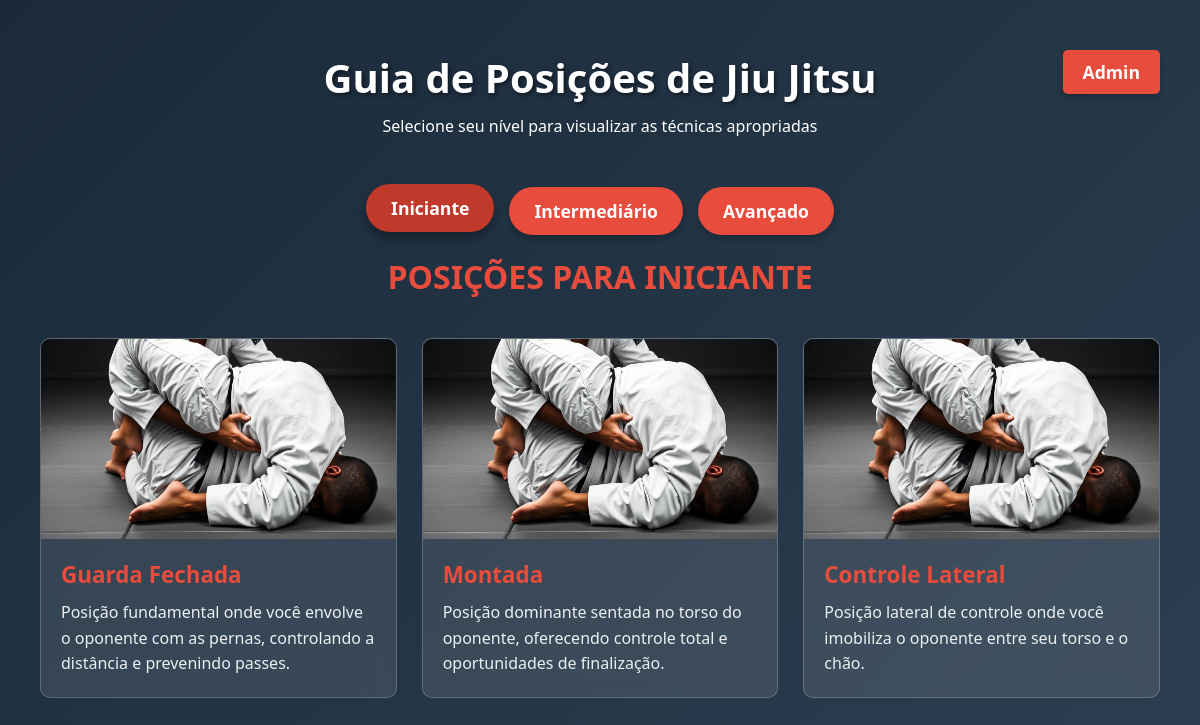
Before: / with the older database file.
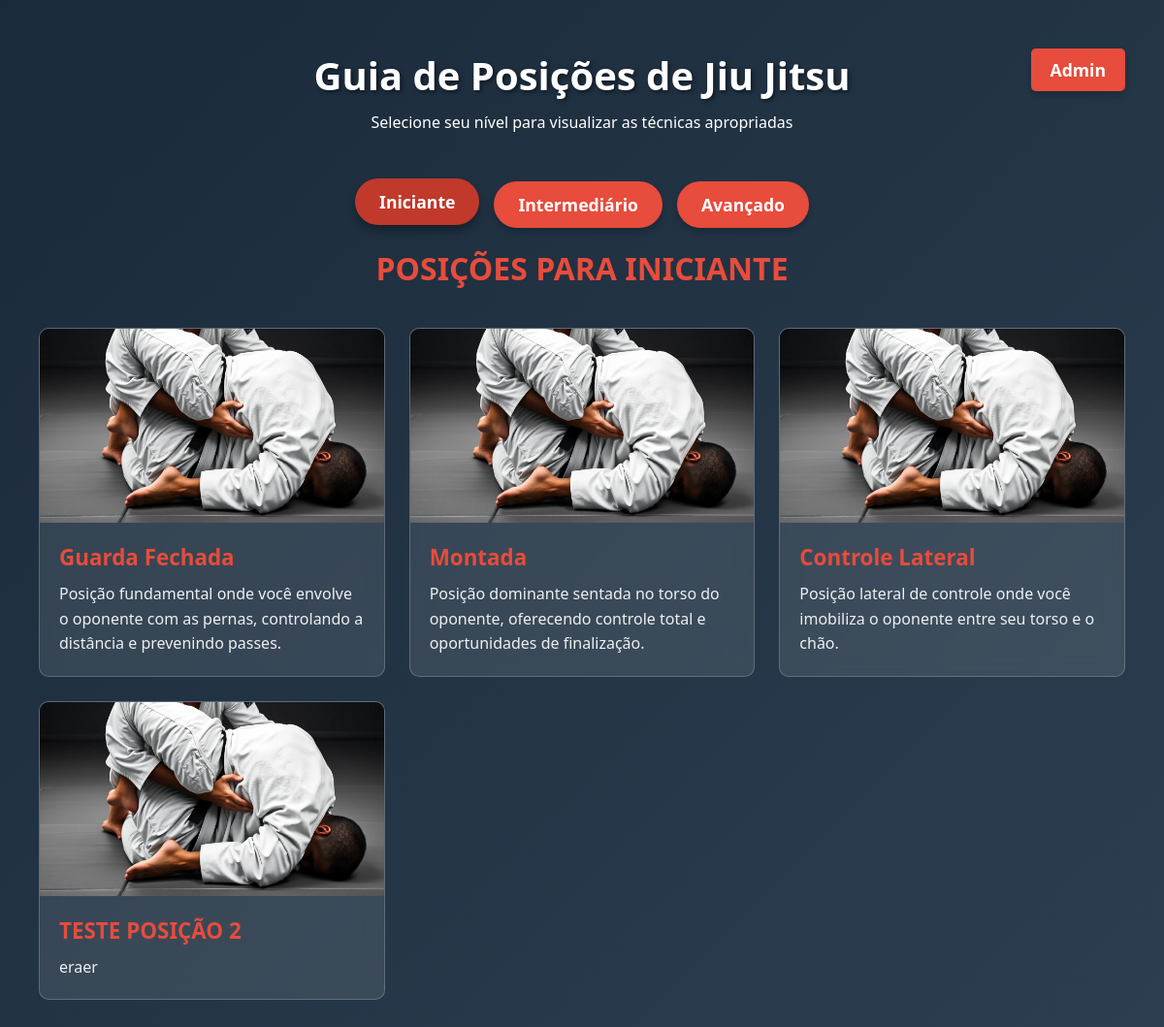
After: the same page with the newer database file.
### models/guia.py (models this page shows, shortened)
class Position(db.Model):
    __tablename__ = 'positions'
    id = db.Column(db.Integer, primary_key=True)
    name = db.Column(db.String(100), nullable=False)
    description = db.Column(db.Text, nullable=False)
    image = db.Column(db.String(100), nullable=True) # A imagem da posição
    level = db.Column(db.String(50), nullable=False)
    variations = db.relationship('Variation', backref='position', lazy=True, cascade="all, delete-orphan")

### controllers/controller.py (the view)
def guia_bjj():
    positions = Position.query.filter_by(level='beginner').all()
    return render_template('index.html', positions=positions)

### view/index.html (shortened to what this page needs)
{% extends 'templates/base.html' %}
{% block conteudo %}
    <header>
        <div>
            <a href="{{ url_for('admin_route') }}" class="admin-button">Admin</a>
        </div>
        <h1>Guia de Posições de Jiu Jitsu</h1>
        <p>Selecione seu nível para visualizar as técnicas apropriadas</p>
    </header>
    <div class="controls">
        <a href="{{ url_for('guiabjj_route') }}" class="level-btn active">Iniciante</a>
        <a href="{{ url_for('indexinter_route') }}" class="level-btn">Intermediário</a>
        <a href="{{ url_for('indexavanc_route') }}" class="level-btn">Avançado</a>
    </div>
    <div id="content-container" style="display: block;">
        <h2 class="level-header">Posições para Iniciante</h2>
        <div class="positions-grid">
            {% for position in positions %}
            <div class="position-card" data-name="Guarda Fechada">
                <div class="card-image" style="background-image: url('beginner_guard.png')"></div>
                <div class="card-content">
                    <h3>{{ position.name }}</h3>
                    <p>{{ position.description }}</p>
                </div>
            </div>
            {% endfor %}
        </div>
    </div>
{% endblock %}

### view/templates/base.html (shortened to what this page needs)
<html lang="pt-BR">
<head>
    <link rel="stylesheet" href="{{ url_for('static', filename='css/styles.css') }}">
    <link rel="stylesheet" href="{{ url_for('static', filename='css/styles2.css') }}">
</head>
<body>
    {% block conteudo %}
    {% endblock %}
</body>
</html>

### static/css/styles.css (style rules this page uses)
:root { --primary: #2c3e50; --secondary: #e74c3c; --light: #ecf0f1; --dark-bg: #1a2a3a; --card-bg: rgba(255,255,255,0.1); --border-color: rgba(255,255,255,0.2); }
* { margin: 0; padding: 0; box-sizing: border-box; font-family: 'Segoe UI', Tahoma, Geneva, Verdana, sans-serif; }
body { background: linear-gradient(135deg, var(--dark-bg), var(--primary)); color: white; min-height: 100vh; padding: 20px; }
header { text-align: center; padding: 30px 0; position: relative; }
h1 { font-size: 2.5rem; margin-bottom: 10px; text-shadow: 2px 2px 4px rgba(0,0,0,0.5); }
.controls { display: flex; justify-content: center; gap: 15px; margin: 20px 0; flex-wrap: wrap; }
.level-btn, .admin-button, .botao-link-admin, .add-position-btn, .action-btn, .save-btn, .cancel-btn { background: var(--secondary); color: white; border: none; padding: 12px 25px; border-radius: 30px; font-size: 1.1rem; cursor: pointer; transition: all 0.3s; font-weight: bold; box-shadow: 0 4px 6px rgba(0,0,0,0.2); text-decoration: none; }
.level-btn:hover, .level-btn.active, .admin-button:hover, .admin-button.active, .botao-link-admin, .add-position-btn:hover, .add-position-btn.active, .action-btn:hover, .action-btn.active, .save-btn:hover, .save-btn.active, .cancel-btn:hover, .cancel-btn.active { background: #c0392b; transform: translateY(-3px); box-shadow: 0 6px 8px rgba(0,0,0,0.3); }
.positions-grid { display: grid; grid-template-columns: repeat(auto-fill, minmax(300px, 1fr)); gap: 25px; max-width: 1200px; margin: 0 auto; padding: 20px; }
.position-card { background: var(--card-bg); border-radius: 10px; overflow: hidden; transition: transform 0.3s; backdrop-filter: blur(10px); border: 1px solid var(--border-color); cursor: pointer; }
.card-image { width: 100%; height: 200px; background-size: cover; background-position: center; }
.card-content { padding: 20px; }
.card-content h3 { color: var(--secondary); margin-bottom: 10px; font-size: 1.4rem; }
.card-content p { line-height: 1.6; color: var(--light); }
.level-header { text-align: center; margin: 20px 0; font-size: 2rem; color: var(--secondary); text-transform: uppercase; }
.admin-button, .botao-link-admin { position: absolute; right: 20px; top: 30px; padding: 10px 20px; border-radius: 5px; }

Changed rows visible on the page:
added Position: name "TESTE POSIÇÃO 2", description "eraer"
